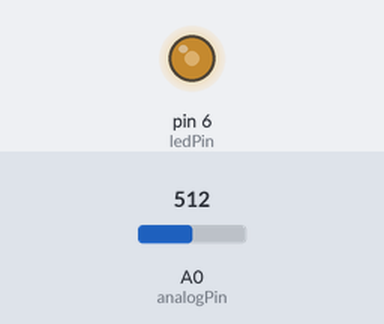
Bench run of a sketch on a simulated Arduino Uno, built with avr-gcc and run on an emulated ATmega328P. Shown: output pins drawn as LEDs (lit = HIGH). The test bench sets the inputs (shaded band); at power-on: A0 (analogPin) = 512.

Above: at 1.2 s.
1.3 s: A0 (analogPin) set to 716
At 1.6 s:
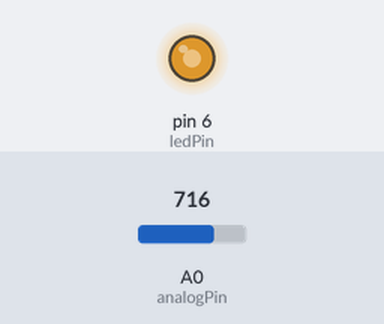
2.8 s: A0 (analogPin) set to 900
At 3.9 s:
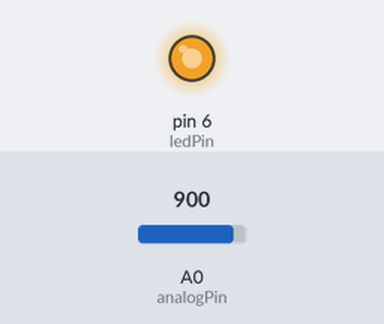
4.3 s: A0 (analogPin) set to 122
At 5.0 s:
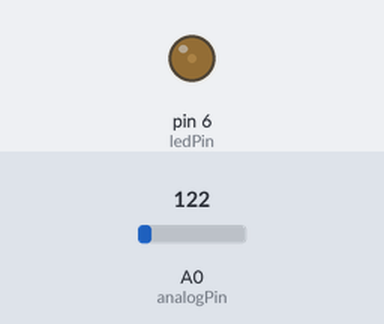
5.8 s: A0 (analogPin) set to 0
At 6.2 s:
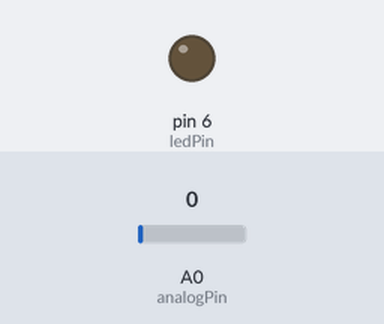
7.3 s: A0 (analogPin) set to 511
At 8.5 s:
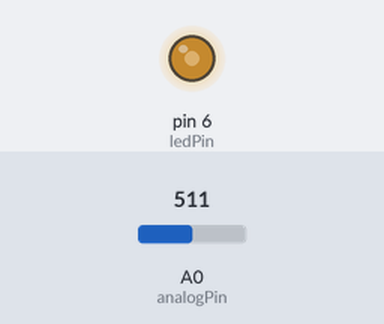
Timing chart, 0 to 9.8 s (numbered marks = the images above; inputs shaded):
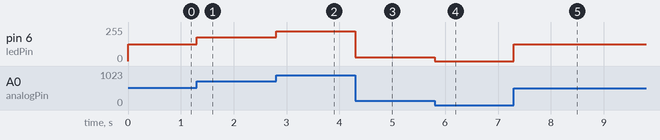

Measured:
- after the input at 1.3 s, pin 6 (ledPin): 127/255 → 178/255 at once
- after the input at 2.8 s, pin 6 (ledPin): 178/255 → 224/255 at once
- after the input at 4.3 s, pin 6 (ledPin): 224/255 → 30/255 at once
- after the input at 5.8 s, pin 6 (ledPin): 30/255 → 0/255 at once
- after the input at 7.3 s, pin 6 (ledPin): 0/255 → 127/255 at once

The sketch:

102-challenge-potentiometer-fade-led.ino
```cpp
const int8_t analogPin = A0, ledPin = 6;
int ledValue = 0;

void setup() {
  pinMode(ledPin, OUTPUT);
  Serial.begin(9600);
}

void loop() {
  ledValue = map(analogRead(analogPin), 0, 1023, 0, 255);
  analogWrite(ledPin, ledValue);
}
```
